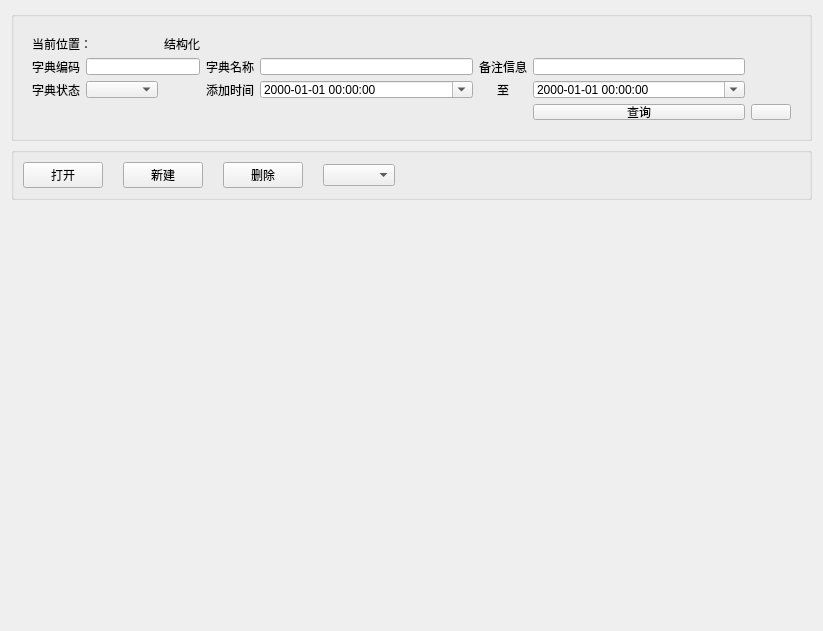
<?xml version="1.0" encoding="UTF-8"?>
<ui version="4.0">
 <class>SelectDictWidget</class>
 <widget class="QWidget" name="SelectDictWidget">
  <property name="geometry">
   <rect>
    <x>0</x>
    <y>0</y>
    <width>823</width>
    <height>631</height>
   </rect>
  </property>
  <property name="mouseTracking">
   <bool>true</bool>
  </property>
  <property name="windowTitle">
   <string>Form</string>
  </property>
  <layout class="QVBoxLayout" name="verticalLayout">
   <item>
    <widget class="QGroupBox" name="gb_select">
     <property name="sizePolicy">
      <sizepolicy hsizetype="Preferred" vsizetype="Preferred">
       <horstretch>0</horstretch>
       <verstretch>0</verstretch>
      </sizepolicy>
     </property>
     <property name="minimumSize">
      <size>
       <width>0</width>
       <height>30</height>
      </size>
     </property>
     <property name="maximumSize">
      <size>
       <width>16777215</width>
       <height>130</height>
      </size>
     </property>
     <property name="mouseTracking">
      <bool>true</bool>
     </property>
     <property name="title">
      <string/>
     </property>
     <layout class="QHBoxLayout" name="horizontalLayout_2">
      <item>
       <widget class="QWidget" name="w_folder" native="true">
        <layout class="QGridLayout" name="gridLayout">
         <item row="0" column="0" colspan="2">
          <widget class="QLabel" name="lab_position">
           <property name="text">
            <string>当前位置：</string>
           </property>
          </widget>
         </item>
         <item row="0" column="2">
          <widget class="QLabel" name="lab_cur_pos">
           <property name="text">
            <string>结构化</string>
           </property>
          </widget>
         </item>
         <item row="1" column="0">
          <widget class="QLabel" name="lab_code">
           <property name="text">
            <string>字典编码</string>
           </property>
           <property name="alignment">
            <set>Qt::AlignCenter</set>
           </property>
          </widget>
         </item>
         <item row="1" column="1" colspan="2">
          <widget class="QLineEdit" name="l_code"/>
         </item>
         <item row="1" column="3">
          <widget class="QLabel" name="lab_name">
           <property name="text">
            <string>字典名称</string>
           </property>
           <property name="alignment">
            <set>Qt::AlignCenter</set>
           </property>
          </widget>
         </item>
         <item row="1" column="4">
          <widget class="QLineEdit" name="l_name"/>
         </item>
         <item row="1" column="5">
          <widget class="QLabel" name="lab_description">
           <property name="text">
            <string>备注信息</string>
           </property>
           <property name="alignment">
            <set>Qt::AlignCenter</set>
           </property>
          </widget>
         </item>
         <item row="1" column="6">
          <widget class="QLineEdit" name="l_decription"/>
         </item>
         <item row="2" column="0">
          <widget class="QLabel" name="lab_state">
           <property name="text">
            <string>字典状态</string>
           </property>
           <property name="alignment">
            <set>Qt::AlignCenter</set>
           </property>
          </widget>
         </item>
         <item row="2" column="1">
          <widget class="ComboBox" name="cb_state"/>
         </item>
         <item row="2" column="3">
          <widget class="QLabel" name="lab_insert_begin">
           <property name="text">
            <string>添加时间</string>
           </property>
           <property name="alignment">
            <set>Qt::AlignCenter</set>
           </property>
          </widget>
         </item>
         <item row="2" column="4">
          <widget class="DateTimeEdit" name="dte_insert_time_begin">
           <property name="displayFormat">
            <string>yyyy-MM-dd HH:mm:ss</string>
           </property>
           <property name="calendarPopup">
            <bool>true</bool>
           </property>
          </widget>
         </item>
         <item row="2" column="5">
          <widget class="QLabel" name="lab_between">
           <property name="text">
            <string>至</string>
           </property>
           <property name="alignment">
            <set>Qt::AlignCenter</set>
           </property>
          </widget>
         </item>
         <item row="2" column="6">
          <widget class="DateTimeEdit" name="dte_insert_time_end">
           <property name="displayFormat">
            <string>yyyy-MM-dd HH:mm:ss</string>
           </property>
           <property name="calendarPopup">
            <bool>true</bool>
           </property>
          </widget>
         </item>
         <item row="3" column="6">
          <widget class="QPushButton" name="btn_select">
           <property name="text">
            <string>查询</string>
           </property>
          </widget>
         </item>
         <item row="3" column="7">
          <widget class="QPushButton" name="btn_folder">
           <property name="sizePolicy">
            <sizepolicy hsizetype="Minimum" vsizetype="Fixed">
             <horstretch>0</horstretch>
             <verstretch>0</verstretch>
            </sizepolicy>
           </property>
           <property name="text">
            <string/>
           </property>
           <property name="icon">
            <iconset resource="../../../common/ddmi.qrc">
             <normaloff>:/ddmi/unstruct/imgs/unexpand</normaloff>:/ddmi/unstruct/imgs/unexpand</iconset>
           </property>
          </widget>
         </item>
        </layout>
       </widget>
      </item>
     </layout>
    </widget>
   </item>
   <item>
    <widget class="QGroupBox" name="gb_btns">
     <property name="sizePolicy">
      <sizepolicy hsizetype="Preferred" vsizetype="Fixed">
       <horstretch>0</horstretch>
       <verstretch>0</verstretch>
      </sizepolicy>
     </property>
     <property name="mouseTracking">
      <bool>true</bool>
     </property>
     <property name="title">
      <string/>
     </property>
     <layout class="QHBoxLayout" name="horizontalLayout">
      <property name="spacing">
       <number>20</number>
      </property>
      <item>
       <widget class="QPushButton" name="btn_open">
        <property name="text">
         <string>打开</string>
        </property>
       </widget>
      </item>
      <item>
       <widget class="QPushButton" name="btn_new">
        <property name="text">
         <string>新建</string>
        </property>
       </widget>
      </item>
      <item>
       <widget class="QPushButton" name="btn_del">
        <property name="text">
         <string>删除</string>
        </property>
       </widget>
      </item>
      <item>
       <widget class="ComboBox" name="cb_set_state"/>
      </item>
      <item>
       <spacer name="horizontalSpacer">
        <property name="orientation">
         <enum>Qt::Horizontal</enum>
        </property>
        <property name="sizeHint" stdset="0">
         <size>
          <width>312</width>
          <height>20</height>
         </size>
        </property>
       </spacer>
      </item>
     </layout>
    </widget>
   </item>
   <item>
    <widget class="PageTableWidget" name="tw_content" native="true">
     <property name="sizePolicy">
      <sizepolicy hsizetype="Expanding" vsizetype="Expanding">
       <horstretch>0</horstretch>
       <verstretch>0</verstretch>
      </sizepolicy>
     </property>
    </widget>
   </item>
  </layout>
  <zorder>gb_btns</zorder>
  <zorder>gb_select</zorder>
  <zorder>tw_content</zorder>
 </widget>
 <customwidgets>
  <customwidget>
   <class>ComboBox</class>
   <extends>QComboBox</extends>
   <header>modules/common/combobox.h</header>
  </customwidget>
  <customwidget>
   <class>DateTimeEdit</class>
   <extends>QDateTimeEdit</extends>
   <header>modules/common/datetimeedit.h</header>
  </customwidget>
  <customwidget>
   <class>PageTableWidget</class>
   <extends>QWidget</extends>
   <header>modules/common/pagetablewidget.h</header>
   <container>1</container>
  </customwidget>
 </customwidgets>
 <resources>
  <include location="../../../common/ddmi.qrc"/>
 </resources>
 <connections/>
</ui>
